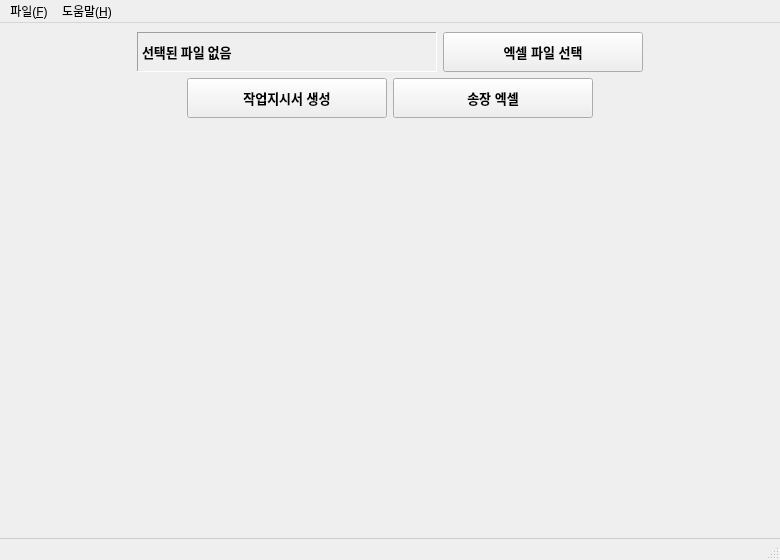
<?xml version="1.0" encoding="UTF-8"?>
<ui version="4.0">
 <class>MainWindow</class>
 <widget class="QMainWindow" name="MainWindow">
  <property name="geometry">
   <rect>
    <x>0</x>
    <y>0</y>
    <width>780</width>
    <height>560</height>
   </rect>
  </property>
  <property name="windowTitle">
   <string>Easy Fulfill - 주문 처리 시스템</string>
  </property>
  <property name="styleSheet">
   <string>QMainWindow::separator {
    height: 1px;
    background: #CCCCCC;
    margin: 0px;
    padding: 0px;
}</string>
  </property>
  <widget class="QWidget" name="centralwidget">
   <layout class="QVBoxLayout" name="verticalLayout">
    <item>
     <layout class="QHBoxLayout" name="horizontalLayout">
      <item>
       <spacer name="horizontalSpacer_3">
        <property name="orientation">
         <enum>Qt::Orientation::Horizontal</enum>
        </property>
        <property name="sizeHint" stdset="0">
         <size>
          <width>40</width>
          <height>20</height>
         </size>
        </property>
       </spacer>
      </item>
      <item>
       <widget class="QLabel" name="filePathLabel">
        <property name="minimumSize">
         <size>
          <width>300</width>
          <height>40</height>
         </size>
        </property>
        <property name="maximumSize">
         <size>
          <width>500</width>
          <height>40</height>
         </size>
        </property>
        <property name="font">
         <font>
          <family>맑은 고딕</family>
          <pointsize>10</pointsize>
          <bold>true</bold>
         </font>
        </property>
        <property name="frameShape">
         <enum>QFrame::Shape::Panel</enum>
        </property>
        <property name="frameShadow">
         <enum>QFrame::Shadow::Sunken</enum>
        </property>
        <property name="text">
         <string>선택된 파일 없음</string>
        </property>
        <property name="margin">
         <number>5</number>
        </property>
       </widget>
      </item>
      <item>
       <widget class="QPushButton" name="selectFileButton">
        <property name="minimumSize">
         <size>
          <width>200</width>
          <height>40</height>
         </size>
        </property>
        <property name="maximumSize">
         <size>
          <width>200</width>
          <height>40</height>
         </size>
        </property>
        <property name="font">
         <font>
          <pointsize>10</pointsize>
          <bold>true</bold>
         </font>
        </property>
        <property name="text">
         <string>엑셀 파일 선택</string>
        </property>
       </widget>
      </item>
      <item>
       <spacer name="horizontalSpacer_4">
        <property name="orientation">
         <enum>Qt::Orientation::Horizontal</enum>
        </property>
        <property name="sizeHint" stdset="0">
         <size>
          <width>40</width>
          <height>20</height>
         </size>
        </property>
       </spacer>
      </item>
     </layout>
    </item>
    <item>
     <layout class="QHBoxLayout" name="horizontalLayout_2">
      <item>
       <spacer name="horizontalSpacer">
        <property name="orientation">
         <enum>Qt::Orientation::Horizontal</enum>
        </property>
        <property name="sizeHint" stdset="0">
         <size>
          <width>40</width>
          <height>20</height>
         </size>
        </property>
       </spacer>
      </item>
      <item>
       <widget class="QPushButton" name="generateButton">
        <property name="minimumSize">
         <size>
          <width>200</width>
          <height>40</height>
         </size>
        </property>
        <property name="maximumSize">
         <size>
          <width>200</width>
          <height>40</height>
         </size>
        </property>
        <property name="font">
         <font>
          <pointsize>10</pointsize>
          <bold>true</bold>
         </font>
        </property>
        <property name="text">
         <string>작업지시서 생성</string>
        </property>
       </widget>
      </item>
      <item>
       <widget class="QPushButton" name="exportInvoiceButton">
        <property name="minimumSize">
         <size>
          <width>200</width>
          <height>40</height>
         </size>
        </property>
        <property name="maximumSize">
         <size>
          <width>200</width>
          <height>40</height>
         </size>
        </property>
        <property name="font">
         <font>
          <pointsize>10</pointsize>
          <bold>true</bold>
         </font>
        </property>
        <property name="text">
         <string>송장 엑셀</string>
        </property>
       </widget>
      </item>
      <item>
       <spacer name="horizontalSpacer_2">
        <property name="orientation">
         <enum>Qt::Orientation::Horizontal</enum>
        </property>
        <property name="sizeHint" stdset="0">
         <size>
          <width>40</width>
          <height>20</height>
         </size>
        </property>
       </spacer>
      </item>
     </layout>
    </item>
    <item>
     <spacer name="verticalSpacer">
      <property name="orientation">
       <enum>Qt::Orientation::Vertical</enum>
      </property>
      <property name="sizeHint" stdset="0">
       <size>
        <width>20</width>
        <height>40</height>
       </size>
      </property>
     </spacer>
    </item>
   </layout>
  </widget>
  <widget class="QMenuBar" name="menubar">
   <property name="geometry">
    <rect>
     <x>0</x>
     <y>0</y>
     <width>780</width>
     <height>33</height>
    </rect>
   </property>
   <widget class="QMenu" name="menuFile">
    <property name="title">
     <string>파일(&amp;F)</string>
    </property>
    <addaction name="actionOpenExcel"/>
    <addaction name="separator"/>
    <addaction name="actionExit"/>
   </widget>
   <widget class="QMenu" name="menuHelp">
    <property name="title">
     <string>도움말(&amp;H)</string>
    </property>
    <addaction name="actionAbout"/>
   </widget>
   <addaction name="menuFile"/>
   <addaction name="menuHelp"/>
  </widget>
  <widget class="QStatusBar" name="statusbar">
   <property name="styleSheet">
    <string>QStatusBar {
    border-top: 1px solid #CCCCCC;
}</string>
   </property>
  </widget>
  <action name="actionOpenExcel">
   <property name="text">
    <string>엑셀 파일 열기(&amp;O)</string>
   </property>
   <property name="shortcut">
    <string>Ctrl+O</string>
   </property>
  </action>
  <action name="actionExit">
   <property name="text">
    <string>종료(&amp;X)</string>
   </property>
   <property name="shortcut">
    <string>Alt+F4</string>
   </property>
  </action>
  <action name="actionAbout">
   <property name="text">
    <string>프로그램 정보(&amp;A)</string>
   </property>
  </action>
 </widget>
 <resources/>
 <connections/>
</ui>
